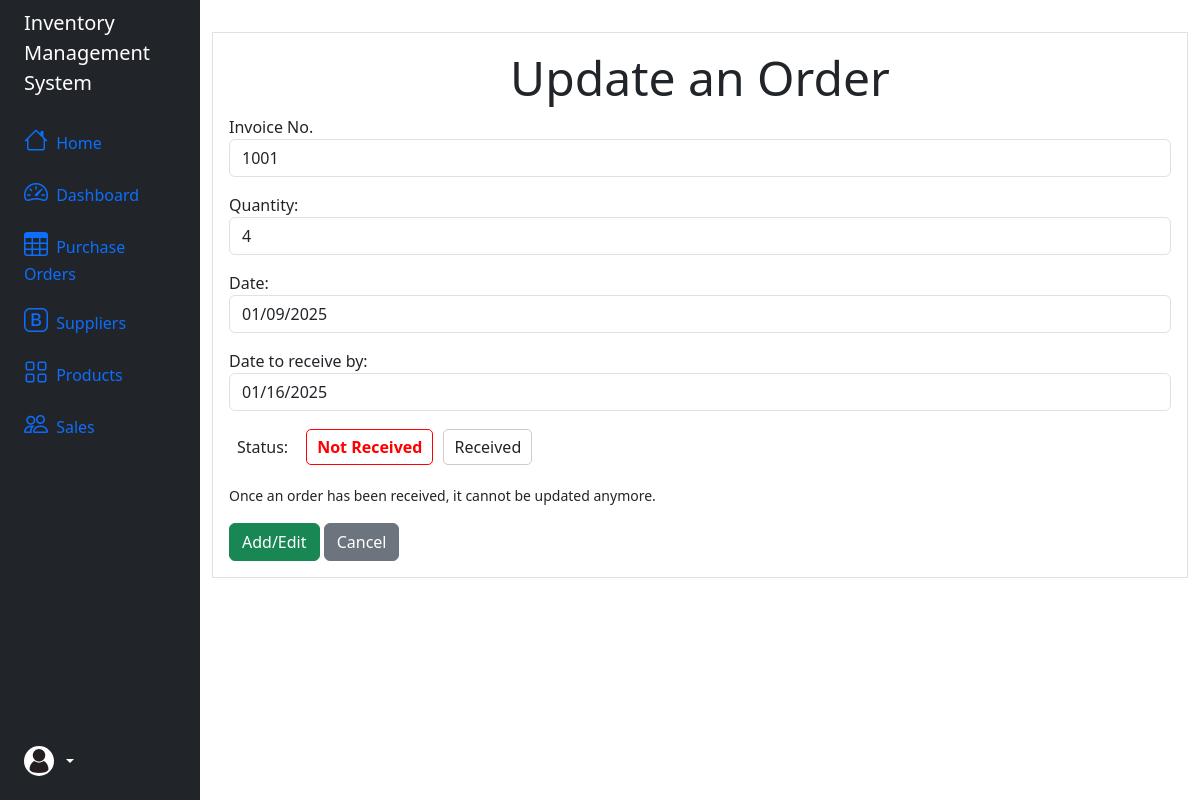
The page /purchase-update/25/ on the database its author committed.
### invApp/models.py (models this page shows, shortened)
class PurchaseOrder(models.Model):
    id = models.AutoField(primary_key=True)
    invoice_no = models.IntegerField(unique=True)
    product_name = models.CharField(max_length=100)
    quantity = models.IntegerField()
    supplier_name = models.CharField(max_length=100)
    contact = models.CharField(max_length=50)
    total_amount = models.FloatField()
    date = models.DateField()
    deadline = models.DateField()
    user = models.ForeignKey(User, on_delete=models.CASCADE)
    STATUS_CHOICES = [
        ('not_received', 'Not Received'),
        ('received', 'Received')
    ]
    status = models.CharField(max_length=50, choices=STATUS_CHOICES, default='not_received')  # Provide a default value

### invApp/views.py (the view, shortened to what this page needs)
# urls.py: path('purchase-update/<int:id>/',views.purchase_update, name='purchase-update'),
def purchase_update(request, id):
  purchase = PurchaseOrder.objects.get(id = id)
  form = PurchaseOrderForm(instance = purchase)
  user=request.user
  if purchase.status == "received":
        messages.warning(request, "This purchase order has already been received and cannot be updated.")
        return render(request, "our_orders/purchase_received.html")
  context = {
    'form' : form,
    'purchase' : purchase,
  }
  return render(request, 'our_orders/purchase-update.html', context)

### invApp/templates/our_orders/purchase-update.html (shortened to what this page needs)
{% extends "partials/base.html" %}
{% load static %}
{% block content %}
<div class="container p-3 mt-3 border">
  <h1 class="display-5 text-center">Update an Order</h1>
  <form method="POST">
    <div class="mb-3">
      {{ form.invoice_no.label_tag }}
      {{ form.invoice_no }}
  </div>
    <div class="mb-3">
        {{ form.quantity.label_tag }}
        {{ form.quantity }}
    </div>
    <div class="mb-3">
        {{ form.date.label_tag }}
        {{ form.date }}
    </div>
    <div class="mb-3">
        {{ form.deadline.label_tag }}
        {{ form.deadline }}
    </div>
    <div class="status-radio mt-3 mb-3 d-flex align-items-center">
      <p class="m-2">Status:</p>
      {% for choice in form.status.field.choices %}
        <div class="status-option">
          <label for="status_{{ choice.0 }}" class="status-radio-label">{{ choice.1 }}</label>
        </div>
      {% endfor %}
    </div>
    <small>Once an order has been received, it cannot be updated anymore.</small>
    <div class="mt-3">
      <button type="submit" class="btn btn-success">Add/Edit</button>
      <a href="{% url 'purchase-orders-list' %}" class="btn btn-secondary">Cancel</a>
    </div>
  </form>
</div>
{% endblock %}

### invApp/static/styles/styles.css (style rules this page uses)
.status-radio { display: flex; gap: 10px; }
.status-radio label { padding: 5px 10px; border: 1px solid #ccc; border-radius: 5px; cursor: pointer; }
.status-radio input[type="radio"]:checked + label { font-weight: bold; }
.status-radio input[type="radio"][value="not_received"]:checked + label { color: red; border-color: red; }

### rows shown on the page
PurchaseOrder: invoice_no "1001", quantity "4", date "01/09/2025", deadline "01/16/2025"

### other values the page prints
{{ choice.1 }} "Not Received" "Received"
